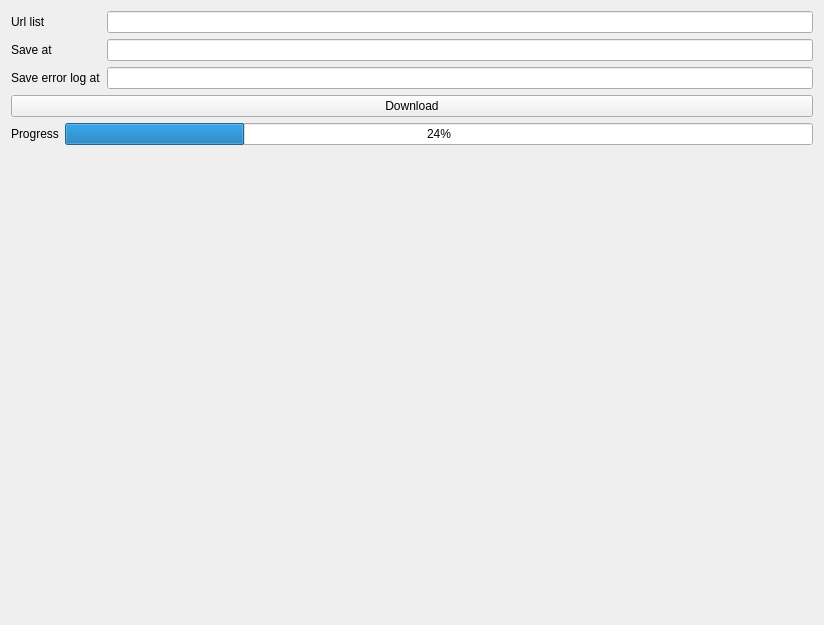
<?xml version="1.0" encoding="UTF-8"?>
<ui version="4.0">
 <class>widget_download_imgs_from_flist</class>
 <widget class="QWidget" name="widget_download_imgs_from_flist">
  <property name="geometry">
   <rect>
    <x>0</x>
    <y>0</y>
    <width>824</width>
    <height>625</height>
   </rect>
  </property>
  <property name="windowTitle">
   <string>Form</string>
  </property>
  <layout class="QGridLayout" name="gridLayout">
   <item row="0" column="0">
    <widget class="QLabel" name="label">
     <property name="text">
      <string>Url list</string>
     </property>
    </widget>
   </item>
   <item row="0" column="2">
    <widget class="QLineEdit" name="lineEditUrlList">
     <property name="text">
      <string/>
     </property>
    </widget>
   </item>
   <item row="1" column="0">
    <widget class="QLabel" name="label_2">
     <property name="text">
      <string>Save at</string>
     </property>
    </widget>
   </item>
   <item row="1" column="2">
    <widget class="QLineEdit" name="lineEditSaveAt">
     <property name="text">
      <string/>
     </property>
    </widget>
   </item>
   <item row="2" column="0" colspan="2">
    <widget class="QLabel" name="label_3">
     <property name="text">
      <string>Save error log at</string>
     </property>
    </widget>
   </item>
   <item row="2" column="2">
    <widget class="QLineEdit" name="lineEditSaveErroLogAt">
     <property name="text">
      <string/>
     </property>
    </widget>
   </item>
   <item row="3" column="0" colspan="3">
    <widget class="QPushButton" name="pushButtonDownload">
     <property name="text">
      <string>Download</string>
     </property>
    </widget>
   </item>
   <item row="4" column="0">
    <widget class="QLabel" name="labelProgress">
     <property name="text">
      <string>Progress</string>
     </property>
    </widget>
   </item>
   <item row="4" column="1" colspan="2">
    <widget class="QProgressBar" name="progressBar">
     <property name="value">
      <number>24</number>
     </property>
    </widget>
   </item>
   <item row="5" column="2">
    <spacer name="verticalSpacer">
     <property name="orientation">
      <enum>Qt::Vertical</enum>
     </property>
     <property name="sizeHint" stdset="0">
      <size>
       <width>20</width>
       <height>460</height>
      </size>
     </property>
    </spacer>
   </item>
  </layout>
 </widget>
 <resources/>
 <connections/>
</ui>
